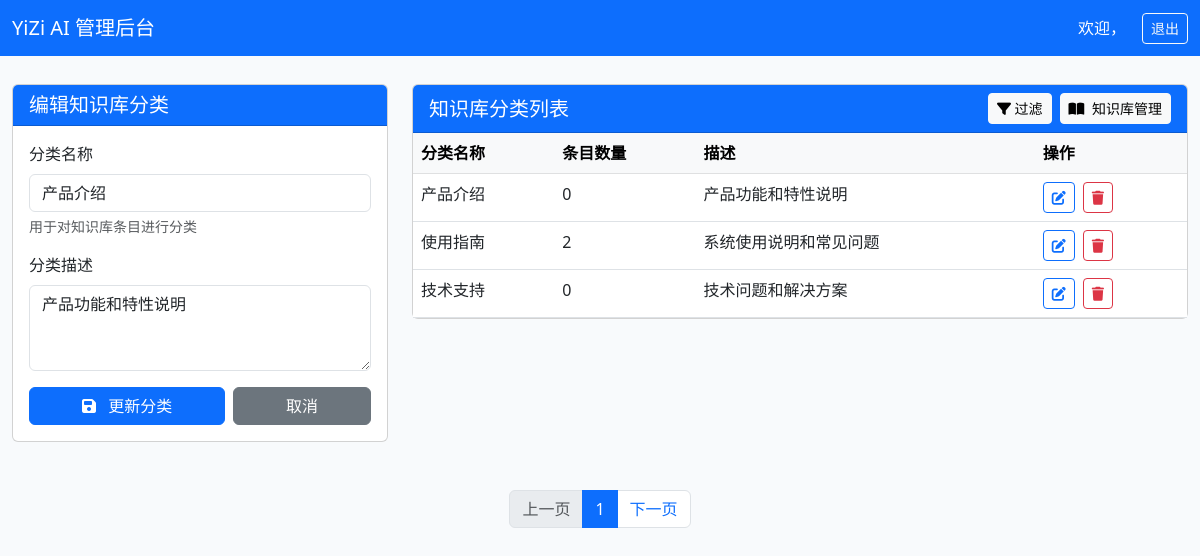
The page /admin/kb_categories.php?edit=3 on the database its author committed.
### tables this page shows
CREATE TABLE `kb_categories` (
  `id` int(11) NOT NULL AUTO_INCREMENT,
  `name` varchar(100) NOT NULL COMMENT '分类名称',
  `description` text COMMENT '分类描述',
  `sort_order` int(11) DEFAULT 0 COMMENT '排序',
  `created_at` timestamp NOT NULL DEFAULT CURRENT_TIMESTAMP COMMENT '创建时间',
  PRIMARY KEY (`id`),
  KEY `idx_sort_order` (`sort_order`)
);

### admin/kb_categories.php (the view, shortened to what this page needs)
<?php
require 'auth.php';
$stmt = $pdo->query("SELECT * FROM kb_categories ORDER BY name");
$categories = $stmt->fetchAll(PDO::FETCH_ASSOC);
$edit_category = null;
if (isset($_GET['edit'])) {
    $stmt = $pdo->prepare("SELECT * FROM kb_categories WHERE id = ?");
    $stmt->execute([$_GET['edit']]);
    $edit_category = $stmt->fetch(PDO::FETCH_ASSOC);
}
?>
<!DOCTYPE html>
<html lang="zh-CN">
<head>
    <link href="https://cdn.bootcdn.net/ajax/libs/bootstrap/5.3.0/css/bootstrap.min.css" rel="stylesheet">
    <link href="https://cdnjs.cloudflare.com/ajax/libs/font-awesome/6.4.0/css/all.min.css" rel="stylesheet">
</head>
<body>
    <nav class="navbar navbar-expand-lg navbar-dark bg-primary fixed-top">
        <div class="container-fluid">
            <a class="navbar-brand" href="#">YiZi AI 管理后台</a>
            <div class="d-flex align-items-center">
                <span class="text-white me-3">欢迎，<?= htmlspecialchars($_SESSION['user']['username']) ?></span>
                <a href="../logout.php" class="btn btn-outline-light btn-sm">退出</a>
            </div>
        </div>
    </nav>
    <div class="container-fluid mt-4">
        <div class="row">
            <div class="col-md-4">
                <div class="card mb-4">
                    <div class="card-header bg-primary text-white">
                        <h5 class="mb-0"><?= $edit_category ? '编辑知识库分类' : '添加新知识库分类' ?></h5>
                    </div>
                    <div class="card-body">
                        <form method="post">
                            <div class="mb-3">
                                <label class="form-label">分类名称</label>
                                <input type="text" name="name" class="form-control" required
                                       value="<?= $edit_category['name'] ?? '' ?>">
                                <div class="form-text">用于对知识库条目进行分类</div>
                            </div>
                            <div class="mb-3">
                                <label class="form-label">分类描述</label>
                                <textarea name="description" class="form-control" rows="3"><?=
                                    $edit_category['description'] ?? ''
                                ?></textarea>
                            </div>
                            <div class="d-flex gap-2">
                                <button type="submit" class="btn btn-primary flex-fill">
                                    <i class="fas fa-save me-2"></i>
                                    <?= $edit_category ? '更新分类' : '创建分类' ?>
                                </button>
                                <?php if ($edit_category): ?>
                                    <a href="kb_categories.php" class="btn btn-secondary flex-fill">取消</a>
                                <?php endif; ?>
                            </div>
                        </form>
                    </div>
                </div>
            </div>
            <div class="col-md-8">
                <div class="card">
                    <div class="card-header bg-primary text-white d-flex justify-content-between align-items-center">
                        <h5 class="mb-0">知识库分类列表</h5>
                        <div class="d-flex gap-2">
                            <button class="btn btn-light btn-sm" data-bs-toggle="collapse" href="#filterPanel">
                                <i class="fas fa-filter"></i> 过滤
                            </button>
                            <a href="kb-manager.php" class="btn btn-light btn-sm">
                                <i class="fas fa-book-open me-1"></i> 知识库管理
                            </a>
                        </div>
                    </div>
                    <div class="card-body p-0">
                        <div class="table-responsive">
                            <table class="table table-hover mb-0">
                                <thead class="table-light">
                                    <tr>
                                        <th>分类名称</th>
                                        <th>条目数量</th>
                                        <th>描述</th>
                                        <th>操作</th>
                                    </tr>
                                </thead>
                                <tbody>
                                    <?php foreach ($categories as $category):
                                        $stmt = $pdo->prepare("SELECT COUNT(*) FROM kb_entries WHERE category_id = ?");
                                        $stmt->execute([$category['id']]);
                                        $entry_count = $stmt->fetchColumn();
                                    ?>
                                        <tr class="category-card">
                                            <td><?= htmlspecialchars($category['name']) ?></td>
                                            <td><?= $entry_count ?></td>
                                            <td><?= htmlspecialchars($category['description']) ?></td>
                                            <td>
                                                <div class="d-flex gap-2">
                                                    <a href="kb_categories.php?edit=<?= $category['id'] ?>"
                                                       class="btn btn-sm btn-outline-primary">
                                                        <i class="fas fa-edit"></i>
                                                    </a>
                                                    <form method="post" onsubmit="return confirm('确定要删除吗？')">
                                                        <button type="submit" class="btn btn-sm btn-outline-danger">
                                                            <i class="fas fa-trash"></i>
                                                        </button>
                                                    </form>
                                                </div>
                                            </td>
                                        </tr>
                                    <?php endforeach; ?>
                                </tbody>
                            </table>
                        </div>
                    </div>
                </div>
            </div>
        </div>
    </div>
    <div class="d-flex justify-content-center mt-4">
        <nav>
            <ul class="pagination">
                <li class="page-item disabled"><a class="page-link" href="#">上一页</a></li>
                <li class="page-item active"><a class="page-link" href="#">1</a></li>
                <li class="page-item"><a class="page-link" href="#">下一页</a></li>
            </ul>
        </nav>
    </div>
</body>
</html>

### admin/kb_categories.php (style rules this page uses)
body { background: #f8fafc; padding-top: 60px; }

### rows shown on the page
kb_categories: name "产品介绍", description "产品功能和特性说明", entry_count "0"
kb_categories: name "使用指南", entry_count "2", description "系统使用说明和常见问题"
kb_categories: name "技术支持", entry_count "0", description "技术问题和解决方案"
